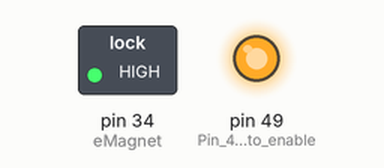
A sketch run on a simulated Arduino Mega 2560, built with avr-gcc and run on an emulated ATmega2560. Shown: switched loads named in the sketch (green lamp = pin HIGH), output pins drawn as LEDs (lit = HIGH).

Above: at 0.1 s.
Timing chart, 0 to 1.6 s (numbered marks = the images above):
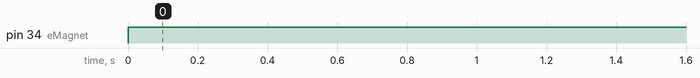

Measured:
- by itself, pin 34 (eMagnet): LOW → HIGH at 0.00 s

The sketch:

Emagnet.ino
```cpp
int eMagnet = 34;

void setup() {
  // put your setup code here, to run once:
  pinMode(49, OUTPUT);                 //Pin 49 is used to enable IO power
  digitalWrite(49, 1);                 //Enable IO power on main CPU board
  pinMode(eMagnet, OUTPUT);
}

void loop() {
  // put your main code here, to run repeatedly:
  digitalWrite(eMagnet, HIGH);
  delay(6000);
  digitalWrite(eMagnet, HIGH);
  delay(6000);
}
```
